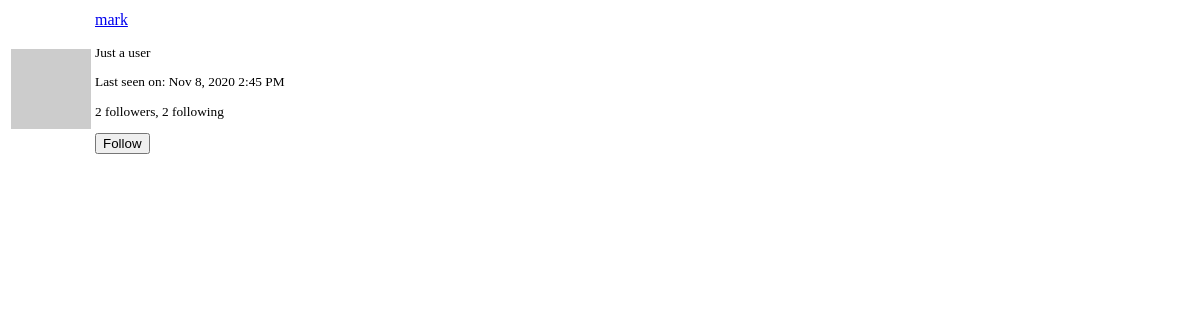
Before: /user/mark/popup (signed in) with the older database file.
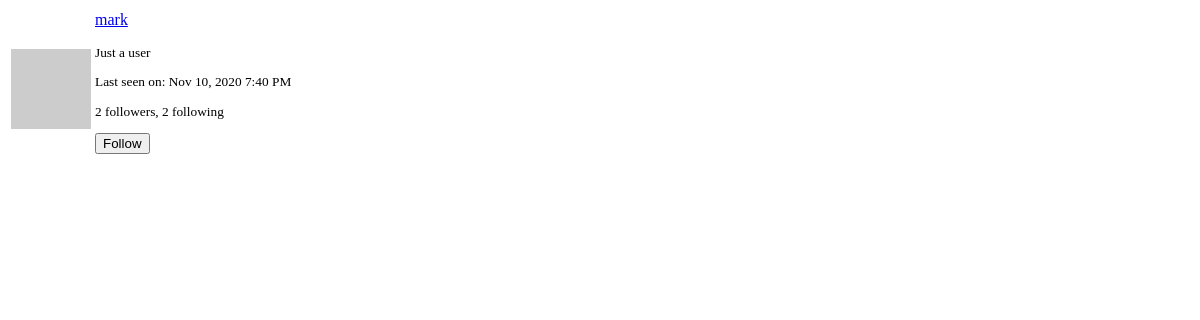
After: the same page with the newer database file.
### app/models.py (models this page shows, shortened)
class PaginatedAPIMixin(object):
    @staticmethod
    def _to_collection_items(items):
        return [item.to_dict() for item in items]

class User(PaginatedAPIMixin, UserMixin, db.Model):
    id = db.Column(db.Integer, primary_key=True)
    username = db.Column(db.String(64), index=True, unique=True)
    email = db.Column(db.String(120), index=True, unique=True)
    password_hash = db.Column(db.String(128))
    posts = db.relationship('Post', backref='author', lazy='dynamic')
    about_me = db.Column(db.String(140))
    last_seen = db.Column(db.DateTime, default=datetime.utcnow)
    followed = db.relationship(
        'User', secondary=followers,
        primaryjoin=(followers.c.follower_id == id),
        secondaryjoin=(followers.c.followed_id == id),
        backref=db.backref('followers', lazy='dynamic'), lazy='dynamic')
    def avatar(self, size):
        digest = md5(self.email.lower().encode('utf-8')).hexdigest()
        return 'https://www.gravatar.com/avatar/{}?d=identicon&s={}'.format(
            digest, size)
    def is_following(self, user):
        return self.followed.filter(
            followers.c.followed_id == user.id).count() > 0

### app/main/routes.py (the view)
@bp.route('/user/<username>/popup')
@login_required
def user_popup(username):
    user = User.query.filter_by(username=username).first_or_404()
    form = EmptyForm()
    return render_template('user_popup.html', user=user, form=form)

### app/main/forms.py
class SearchForm(FlaskForm):
    q = StringField('Search', validators=[DataRequired()])
    def __init__(self, *args, **kwargs):
        if 'formdata' not in kwargs:
            kwargs['formdata'] = request.args
        if 'csrf_enabled' not in kwargs:
            kwargs['csrf_enabled'] = False
        super(SearchForm, self).__init__(*args, **kwargs)

class EmptyForm(FlaskForm):
    submit = SubmitField('Submit')

### app/main/routes.py (called while the page is built)
@bp.before_request
def before_request():
    if current_user.is_authenticated:
        current_user.last_seen = datetime.utcnow()
        db.session.commit()
        g.search_form = SearchForm()
    g.locale = str(get_locale())

### app/models.py (called while the page is built)
@login.user_loader
def load_user(id):
    return User.query.get(int(id))

    @classmethod
    def before_commit(cls, session):
        session._changes = {
            'add': list(session.new),
            'update': list(session.dirty),
            'delete': list(session.deleted)
        }

### app/templates/user_popup.html (shortened to what this page needs)
<table class="table">
    <tr>
        <td width="64" style="border: 0px;"><img src="{{ user.avatar(64) }}"></td>
        <td style="border: 0px;">
            <p><a href="{{ url_for('main.user', username=user.username) }}">{{ user.username }}</a></p>
            <small>
                {% if user.about_me %}<p>{{ user.about_me }}</p>{% endif %}
                {% if user.last_seen %}
                <p>{{ _('Last seen on') }}: {{ moment(user.last_seen).format('lll') }}</p>
                {% endif %}
                <p>{{ _('%(count)d followers', count=user.followers.count()) }}, {{ _('%(count)d following', count=user.followed.count()) }}</p>
                {% if user != current_user %}
                    {% if not current_user.is_following(user) %}
                    <p>
                        <form action="{{ url_for('main.follow', username=user.username) }}" method="post">
                            {{ form.submit(value=_('Follow'), class_='btn btn-default btn-sm') }}
                        </form>
                    </p>
                    {% endif %}
                {% endif %}
            </small>
        </td>
    </tr>
</table>

Changed rows visible on the page:
changed User "mark": last_seen "Nov 8, 2020 2:45 PM" → "Nov 10, 2020 7:40 PM"
